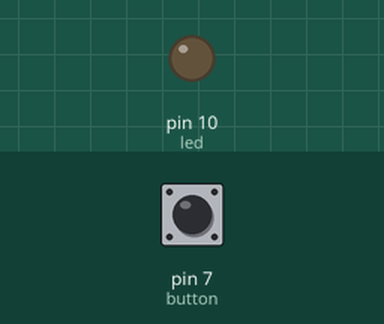
The sketch below on a simulated Arduino Uno, built with avr-gcc and run on an emulated ATmega328P. On the bench: output pins drawn as LEDs (lit = HIGH). The inputs (shaded band) are chosen by the test bench; at power-on: pin 7 (button) LOW. What the sketch prints to the serial monitor is not drawn.

Above: at 1.2 s.
1.3 s: pin 7 (button) pulled HIGH for 0.15 s
At 1.38 s:
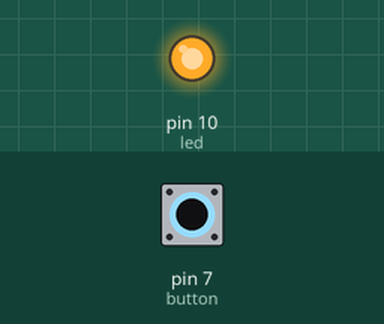
2.9 s: pin 7 (button) pulled HIGH for 3.2 s
At 7.1 s:
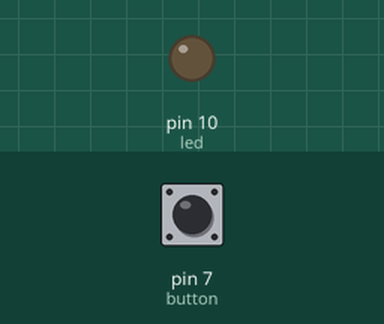
Timing chart, 0 to 8.6 s (numbered marks = the images above; inputs shaded):
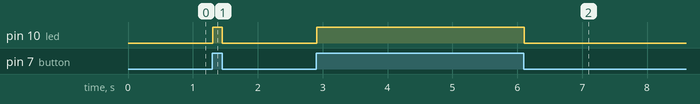

The sketch:

Lab_SI_1_2v2.ino
```cpp
const int led = 10;
const int button = 7;
int value = 0;

void setup() {
  // put your setup code here, to run once:
  pinMode(led, OUTPUT);
  pinMode(button, INPUT);
  Serial.begin(9600);
}

void loop() {
  // put your main code here, to run repeatedly:
  value = digitalRead(button);
  Serial.println(value);
  if(value == HIGH)
  {
    digitalWrite(led, HIGH);
  }
  else {
    digitalWrite(led, LOW);
  }
}
```

Measured:
- after the input at 1.3 s, pin 10 (led): LOW → HIGH at once, → LOW 0.15 s later
- after the input at 2.9 s, pin 10 (led): LOW → HIGH at once, → LOW 3.2 s later
